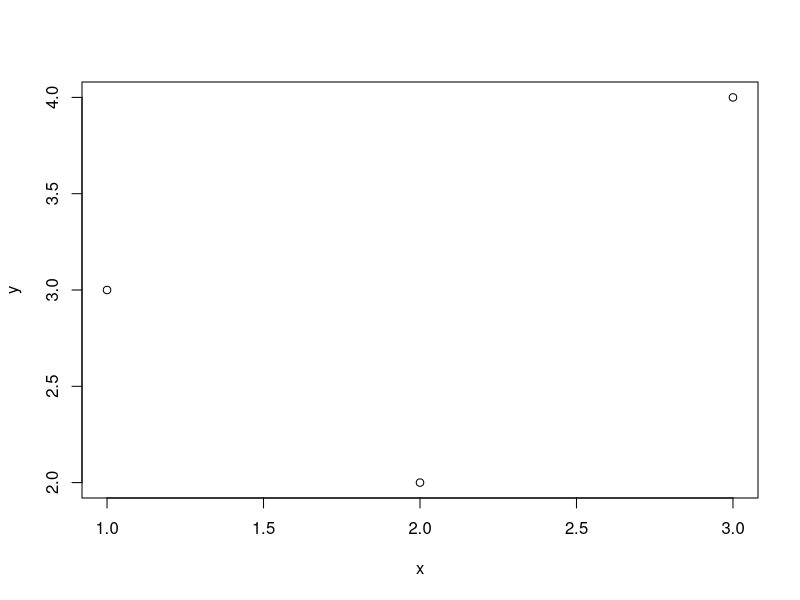

Write R code to recreate this figure.
setwd("/Users/ctw8/Documents/research/brigham/learngit")

x <- c(1,2,3)
y <- c(3,2,4)


pdf("sampleplot.pdf")
plot(x,y)
dev.off()

## changing my R script